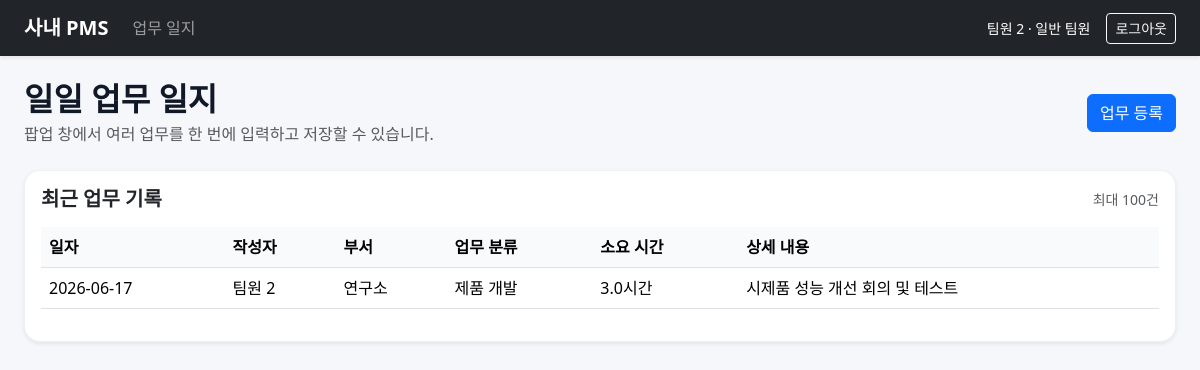
Page /work-logs (signed in) on the committed database.
### tables this page shows
CREATE TABLE users (
            id INTEGER PRIMARY KEY AUTOINCREMENT,
            username TEXT UNIQUE NOT NULL,
            password_hash TEXT NOT NULL,
            name TEXT NOT NULL,
            role TEXT NOT NULL CHECK(role IN ('superadmin', 'manager', 'member')),
            created_at TEXT NOT NULL
        );

CREATE TABLE work_logs (
            id INTEGER PRIMARY KEY AUTOINCREMENT,
            user_id INTEGER NOT NULL,
            work_date TEXT NOT NULL,
            department_id INTEGER NOT NULL,
            category_id INTEGER NOT NULL,
            hours REAL NOT NULL,
            detail TEXT NOT NULL,
            created_at TEXT NOT NULL,
            FOREIGN KEY(user_id) REFERENCES users(id) ON DELETE CASCADE,
            FOREIGN KEY(department_id) REFERENCES departments(id),
            FOREIGN KEY(category_id) REFERENCES task_categories(id)
        );

CREATE TABLE departments (
            id INTEGER PRIMARY KEY AUTOINCREMENT,
            name TEXT UNIQUE NOT NULL,
            created_at TEXT NOT NULL
        );

CREATE TABLE task_categories (
            id INTEGER PRIMARY KEY AUTOINCREMENT,
            department_id INTEGER NOT NULL,
            name TEXT NOT NULL,
            created_at TEXT NOT NULL,
            UNIQUE(department_id, name),
            FOREIGN KEY(department_id) REFERENCES departments(id) ON DELETE CASCADE
        );

### app.py (the view, shortened to what this page needs)
@app.route('/work-logs', methods=['GET', 'POST'])
@role_required('member', 'manager', 'superadmin')
def work_logs():
    conn = get_db()
    if session.get('role') in ['superadmin', 'manager']:
        logs = conn.execute(
            """
            SELECT wl.*, u.name AS user_name, d.name AS department_name, tc.name AS category_name
            FROM work_logs wl
            JOIN users u ON wl.user_id = u.id
            JOIN departments d ON wl.department_id = d.id
            JOIN task_categories tc ON wl.category_id = tc.id
            ORDER BY wl.work_date DESC, wl.id DESC
            LIMIT 100
            """
        ).fetchall()
    else:
        logs = conn.execute(
            """
            SELECT wl.*, u.name AS user_name, d.name AS department_name, tc.name AS category_name
            FROM work_logs wl
            JOIN users u ON wl.user_id = u.id
            JOIN departments d ON wl.department_id = d.id
            JOIN task_categories tc ON wl.category_id = tc.id
            WHERE wl.user_id = ?
            ORDER BY wl.work_date DESC, wl.id DESC
            LIMIT 100
            """,
            (session['user_id'],)
        ).fetchall()
    departments = get_departments_with_categories()
    conn.close()
    return render_template('work_logs.html', logs=logs, departments=departments)

### app.py (called while the page is built)
def get_db():
    conn = sqlite3.connect(DB_PATH)
    conn.row_factory = sqlite3.Row
    conn.execute('PRAGMA foreign_keys = ON')
    return conn

def role_required(*allowed_roles):
    def decorator(view_func):
        @wraps(view_func)
        def wrapper(*args, **kwargs):
            if 'user_id' not in session:
                flash('로그인이 필요합니다.', 'warning')
                return redirect(url_for('login'))
            if session.get('role') not in allowed_roles:
                flash('이 페이지에 접근할 권한이 없습니다.', 'danger')
                return redirect(url_for('home'))
            return view_func(*args, **kwargs)
        return wrapper
    return decorator

def get_departments_with_categories():
    conn = get_db()
    departments = conn.execute("SELECT * FROM departments ORDER BY name").fetchall()
    results = []
    for dep in departments:
        cats = conn.execute(
            "SELECT * FROM task_categories WHERE department_id = ? ORDER BY name",
            (dep['id'],)
        ).fetchall()
        results.append({
            'id': dep['id'],
            'name': dep['name'],
            'categories': [dict(cat) for cat in cats]
        })
    conn.close()
    return results

@app.context_processor
def inject_globals():
    return {
        'role_labels': ROLE_LABELS,
        'status_labels': STATUS_LABELS,
        'today_str': date.today().isoformat()
    }

### templates/work_logs.html (shortened to what this page needs)
{% extends 'base.html' %}
{% block content %}
<div class="d-flex justify-content-between align-items-center mb-4">
    <div>
        <h2 class="fw-bold mb-1">일일 업무 일지</h2>
        <p class="text-muted mb-0">팝업 창에서 여러 업무를 한 번에 입력하고 저장할 수 있습니다.</p>
    </div>
    <button class="btn btn-primary" data-bs-toggle="modal" data-bs-target="#logModal">업무 등록</button>
</div>
<div class="card shadow-sm">
    <div class="card-body">
        <div class="d-flex justify-content-between align-items-center mb-3">
            <h5 class="fw-bold mb-0">최근 업무 기록</h5>
            <span class="text-muted small">최대 100건</span>
        </div>
        <div class="table-responsive">
            <table class="table align-middle">
                <thead>
                    <tr>
                        <th>일자</th>
                        <th>작성자</th>
                        <th>부서</th>
                        <th>업무 분류</th>
                        <th>소요 시간</th>
                        <th>상세 내용</th>
                    </tr>
                </thead>
                <tbody>
                    {% for log in logs %}
                    <tr>
                        <td>{{ log.work_date }}</td>
                        <td>{{ log.user_name }}</td>
                        <td>{{ log.department_name }}</td>
                        <td>{{ log.category_name }}</td>
                        <td>{{ log.hours }}시간</td>
                        <td>{{ log.detail }}</td>
                    </tr>
                    {% else %}
                    <tr>
                        <td colspan="6">
                            <div class="empty-state">아직 등록된 업무 기록이 없습니다.</div>
                        </td>
                    </tr>
                    {% endfor %}
                </tbody>
            </table>
        </div>
    </div>
</div>
{% endblock %}

### templates/base.html (shortened to what this page needs)
<!doctype html>
<html lang="ko">
<head>
    <link href="https://cdn.jsdelivr.net/npm/bootstrap@5.3.3/dist/css/bootstrap.min.css" rel="stylesheet">
    <link href="{{ url_for('static', filename='css/style.css') }}" rel="stylesheet">
</head>
<body>
    {% if session.get('user_id') %}
    <nav class="navbar navbar-expand-lg navbar-dark bg-dark shadow-sm">
        <div class="container-fluid px-4">
            <a class="navbar-brand fw-bold" href="{{ url_for('home') }}">사내 PMS</a>
            <div class="collapse navbar-collapse" id="navbarNav">
                <ul class="navbar-nav me-auto">
                    <li class="nav-item"><a class="nav-link" href="{{ url_for('work_logs') }}">업무 일지</a></li>
                </ul>
                <div class="d-flex align-items-center gap-3 text-white small">
                    <span>{{ session.get('name') }} · {{ role_labels.get(session.get('role')) }}</span>
                    <a class="btn btn-outline-light btn-sm" href="{{ url_for('logout') }}">로그아웃</a>
                </div>
            </div>
        </div>
    </nav>
    {% endif %}
    <main class="container-fluid px-4 py-4">
        {% block content %}{% endblock %}
    </main>
</body>
</html>

### static/css/style.css (style rules this page uses)
:root { --pms-primary: #4f46e5; --pms-soft: #eef2ff; --pms-text: #111827; }
body { background: #f5f7fb; color: var(--pms-text); }
.card { border-radius: 1rem; border: 1px solid rgba(15, 23, 42, 0.06); }
.table thead th { background: #f8fafc; white-space: nowrap; }

### rows in the picture
users: get "팀원 2"
work_logs: work_date "2026-06-17", user_name "팀원 2", department_name "연구소", category_name "제품 개발", hours "3.0", detail "시제품 성능 개선 회의 및 테스트"

### other values in the picture
{{ role_labels.get(session.get('role')) }} "일반 팀원"
